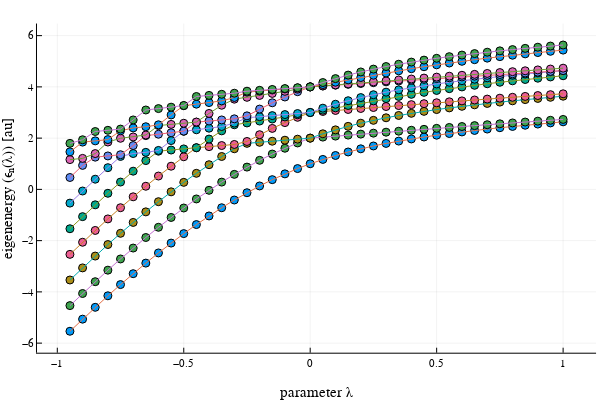

Here is the notebook cell this chart was saved with:
### Code cell
fig1=plot_eigenvalues(simulation_info,output_data,1:1:10;show_label=false)
display(fig1)
